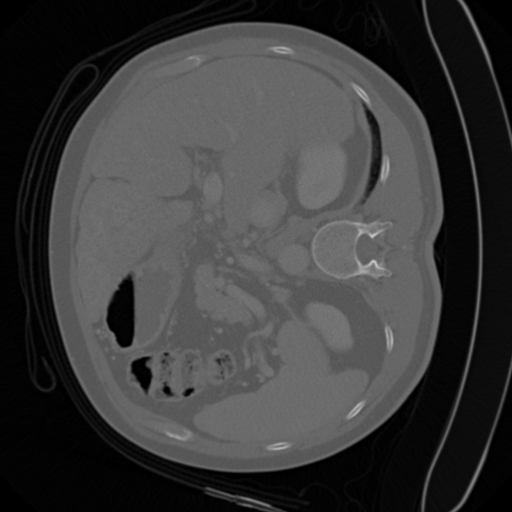
%> input picture matlab/matlab/Matlab ieee/Day 3-Matlab codes/liver.png, 512 x 512 px
$ octave Test10.m   (GNU Octave 9; MATLAB toolbox functions it lacks are replaced by stand-ins)
%> lines starting %> are read from the running program, lines starting %| are printed output that depends on the picture
% Program to determine histogram equalization of an image

clc;
close all;


 I1=imread('liver.png');
%> I1 is the input picture: size 512x512 uint8; min 0, max 202, mean 58.6
 figure,imshow(I1);

 I2 = histeq(I1);
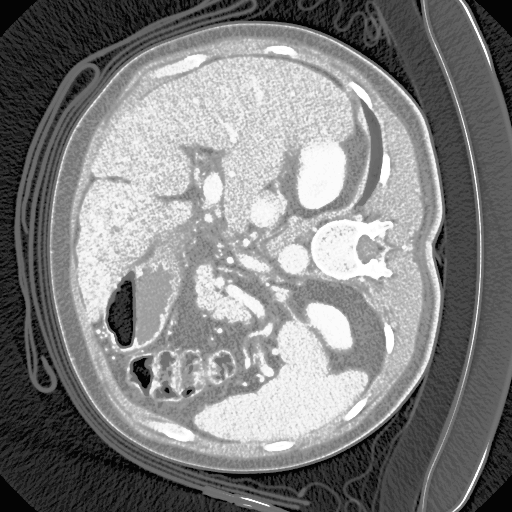
%> I2: size 512x512 uint8; min 4, max 255, mean 129.2
		figure, imshow(I2)
		figure, imhist(I2)
%> after `imhist(I2)`:
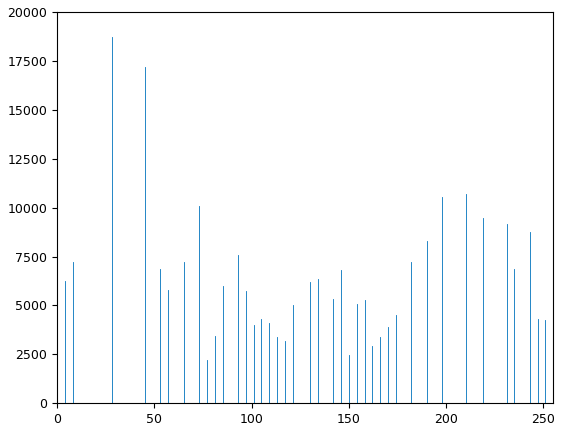
%> figure redrawn from the program's plot data; highest point at x = 28, y = 18711

$ run again, with matlab/matlab/Matlab ieee/Day 3-Matlab codes/brain.png copied over matlab/matlab/Matlab ieee/Day 3-Matlab codes/liver.png
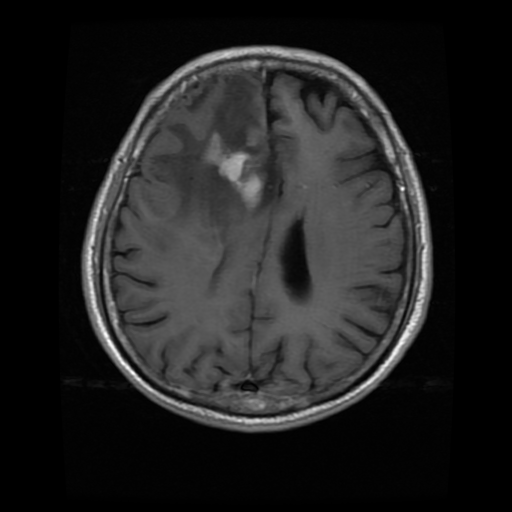
%> input picture matlab/matlab/Matlab ieee/Day 3-Matlab codes/brain.png, 512 x 512 px
%> I1 is the input picture: size 512x512 uint8; min 0, max 255, mean 33
%> `I2 = histeq(I1);`:
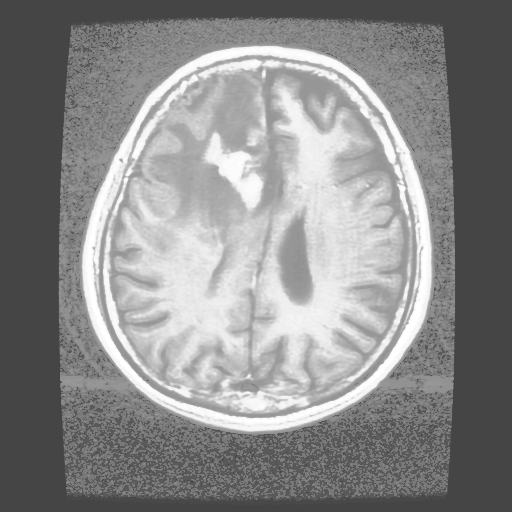
%> I2: size 512x512 uint8; min 69, max 255, mean 139
%> `imhist(I2)`:
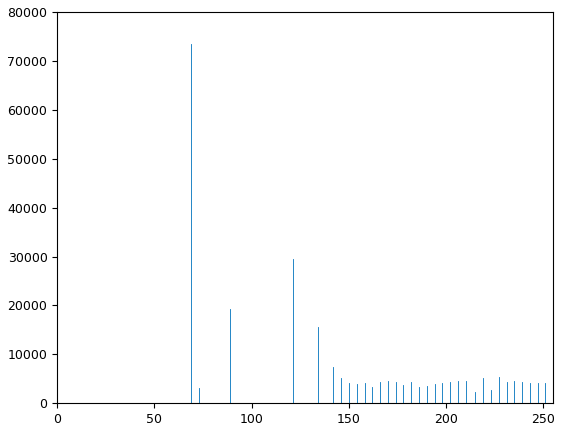
%> figure redrawn from the program's plot data; highest point at x = 69, y = 73363
